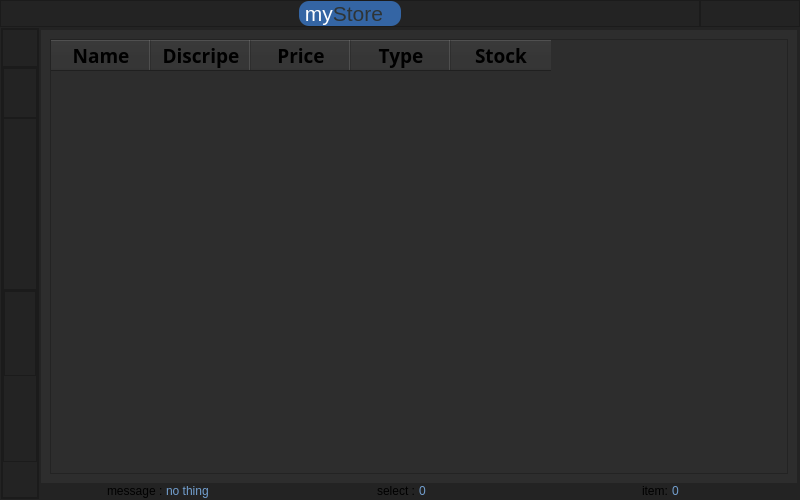
<?xml version="1.0" encoding="UTF-8"?>
<ui version="4.0">
 <class>MainWindow</class>
 <widget class="QMainWindow" name="MainWindow">
  <property name="geometry">
   <rect>
    <x>0</x>
    <y>0</y>
    <width>800</width>
    <height>500</height>
   </rect>
  </property>
  <property name="minimumSize">
   <size>
    <width>800</width>
    <height>500</height>
   </size>
  </property>
  <property name="windowTitle">
   <string>MainWindow</string>
  </property>
  <widget class="QWidget" name="centralwidget">
   <property name="styleSheet">
    <string notr="true">background-color: rgb(45, 45, 45);</string>
   </property>
   <layout class="QVBoxLayout" name="verticalLayout">
    <property name="spacing">
     <number>0</number>
    </property>
    <property name="leftMargin">
     <number>0</number>
    </property>
    <property name="topMargin">
     <number>0</number>
    </property>
    <property name="rightMargin">
     <number>0</number>
    </property>
    <property name="bottomMargin">
     <number>0</number>
    </property>
    <item>
     <widget class="QFrame" name="top_fram">
      <property name="maximumSize">
       <size>
        <width>16777215</width>
        <height>32</height>
       </size>
      </property>
      <property name="styleSheet">
       <string notr="true">background-color: rgb(35, 35, 35);</string>
      </property>
      <property name="frameShape">
       <enum>QFrame::NoFrame</enum>
      </property>
      <property name="frameShadow">
       <enum>QFrame::Raised</enum>
      </property>
      <layout class="QHBoxLayout" name="horizontalLayout">
       <property name="spacing">
        <number>0</number>
       </property>
       <property name="leftMargin">
        <number>0</number>
       </property>
       <property name="topMargin">
        <number>0</number>
       </property>
       <property name="rightMargin">
        <number>0</number>
       </property>
       <property name="bottomMargin">
        <number>0</number>
       </property>
       <item>
        <widget class="QFrame" name="frame_3">
         <property name="frameShape">
          <enum>QFrame::StyledPanel</enum>
         </property>
         <property name="frameShadow">
          <enum>QFrame::Raised</enum>
         </property>
         <layout class="QHBoxLayout" name="horizontalLayout_8">
          <property name="spacing">
           <number>0</number>
          </property>
          <property name="leftMargin">
           <number>0</number>
          </property>
          <property name="topMargin">
           <number>0</number>
          </property>
          <property name="rightMargin">
           <number>0</number>
          </property>
          <property name="bottomMargin">
           <number>0</number>
          </property>
          <item alignment="Qt::AlignHCenter">
           <widget class="QLabel" name="label_4">
            <property name="styleSheet">
             <string notr="true">background-color: rgb(52, 101, 164);
border-radius:10px;
</string>
            </property>
            <property name="text">
             <string>&lt;html&gt;&lt;head/&gt;&lt;body&gt;&lt;p&gt;&lt;span style=&quot; font-size:16pt; color:#ffffff;&quot;&gt;&amp;nbsp;my&lt;/span&gt;&lt;span style=&quot; font-size:16pt; color:#2e3436;&quot;&gt;Store &amp;nbsp;&amp;nbsp;&lt;/span&gt;&lt;/p&gt;&lt;/body&gt;&lt;/html&gt;</string>
            </property>
           </widget>
          </item>
         </layout>
        </widget>
       </item>
       <item>
        <widget class="QFrame" name="frame">
         <property name="enabled">
          <bool>true</bool>
         </property>
         <property name="maximumSize">
          <size>
           <width>100</width>
           <height>16777215</height>
          </size>
         </property>
         <property name="styleSheet">
          <string notr="true">QPushButton:hover{
	background-color: rgb(0, 92, 157);
}</string>
         </property>
         <property name="frameShape">
          <enum>QFrame::StyledPanel</enum>
         </property>
         <property name="frameShadow">
          <enum>QFrame::Raised</enum>
         </property>
         <layout class="QHBoxLayout" name="horizontalLayout_3">
          <property name="spacing">
           <number>0</number>
          </property>
          <property name="leftMargin">
           <number>0</number>
          </property>
          <property name="topMargin">
           <number>0</number>
          </property>
          <property name="rightMargin">
           <number>0</number>
          </property>
          <property name="bottomMargin">
           <number>0</number>
          </property>
          <item>
           <widget class="QPushButton" name="min_button">
            <property name="maximumSize">
             <size>
              <width>33</width>
              <height>32</height>
             </size>
            </property>
            <property name="styleSheet">
             <string notr="true">border:0px;
</string>
            </property>
            <property name="text">
             <string/>
            </property>
            <property name="icon">
             <iconset>
              <normaloff>cil-window-minimize.png</normaloff>cil-window-minimize.png</iconset>
            </property>
           </widget>
          </item>
          <item>
           <widget class="QPushButton" name="max_button">
            <property name="maximumSize">
             <size>
              <width>33</width>
              <height>32</height>
             </size>
            </property>
            <property name="styleSheet">
             <string notr="true">border:0px;
</string>
            </property>
            <property name="text">
             <string/>
            </property>
            <property name="icon">
             <iconset>
              <normaloff>cil-window-maximize.png</normaloff>cil-window-maximize.png</iconset>
            </property>
           </widget>
          </item>
          <item>
           <widget class="QPushButton" name="close_button">
            <property name="enabled">
             <bool>true</bool>
            </property>
            <property name="maximumSize">
             <size>
              <width>33</width>
              <height>32</height>
             </size>
            </property>
            <property name="styleSheet">
             <string notr="true">QPushButton{
border:0px;
}
QPushButton:hover{
background-color: rgb(250,0 , 0);
}
</string>
            </property>
            <property name="icon">
             <iconset>
              <normaloff>cil-x.png</normaloff>cil-x.png</iconset>
            </property>
           </widget>
          </item>
         </layout>
        </widget>
       </item>
      </layout>
     </widget>
    </item>
    <item>
     <widget class="QFrame" name="main_fram">
      <property name="styleSheet">
       <string notr="true">background-color: rgb(45, 45, 45);</string>
      </property>
      <property name="frameShape">
       <enum>QFrame::StyledPanel</enum>
      </property>
      <property name="frameShadow">
       <enum>QFrame::Raised</enum>
      </property>
      <layout class="QHBoxLayout" name="horizontalLayout_2" stretch="0,0">
       <property name="spacing">
        <number>0</number>
       </property>
       <property name="leftMargin">
        <number>0</number>
       </property>
       <property name="topMargin">
        <number>0</number>
       </property>
       <property name="rightMargin">
        <number>0</number>
       </property>
       <property name="bottomMargin">
        <number>0</number>
       </property>
       <item>
        <widget class="QFrame" name="left_fram">
         <property name="maximumSize">
          <size>
           <width>55</width>
           <height>16777215</height>
          </size>
         </property>
         <property name="styleSheet">
          <string notr="true">background-color: rgb(35, 35, 35);</string>
         </property>
         <property name="frameShape">
          <enum>QFrame::StyledPanel</enum>
         </property>
         <property name="frameShadow">
          <enum>QFrame::Raised</enum>
         </property>
         <layout class="QVBoxLayout" name="verticalLayout_2">
          <property name="spacing">
           <number>0</number>
          </property>
          <property name="leftMargin">
           <number>0</number>
          </property>
          <property name="topMargin">
           <number>0</number>
          </property>
          <property name="rightMargin">
           <number>0</number>
          </property>
          <property name="bottomMargin">
           <number>0</number>
          </property>
          <item>
           <widget class="QFrame" name="frame_2">
            <property name="maximumSize">
             <size>
              <width>16777215</width>
              <height>38</height>
             </size>
            </property>
            <property name="frameShape">
             <enum>QFrame::StyledPanel</enum>
            </property>
            <property name="frameShadow">
             <enum>QFrame::Raised</enum>
            </property>
            <layout class="QHBoxLayout" name="horizontalLayout_4">
             <property name="spacing">
              <number>0</number>
             </property>
             <property name="leftMargin">
              <number>0</number>
             </property>
             <property name="topMargin">
              <number>0</number>
             </property>
             <property name="rightMargin">
              <number>0</number>
             </property>
             <property name="bottomMargin">
              <number>0</number>
             </property>
             <item>
              <widget class="QPushButton" name="toggel_button">
               <property name="maximumSize">
                <size>
                 <width>130</width>
                 <height>35</height>
                </size>
               </property>
               <property name="styleSheet">
                <string notr="true">QPushButton{
border:0px;
}
QPushButton:hover{
background-color: rgb(0, 92, 157);
}</string>
               </property>
               <property name="text">
                <string/>
               </property>
               <property name="icon">
                <iconset>
                 <normaloff>cil-menu.png</normaloff>cil-menu.png</iconset>
               </property>
               <property name="iconSize">
                <size>
                 <width>20</width>
                 <height>20</height>
                </size>
               </property>
              </widget>
             </item>
            </layout>
           </widget>
          </item>
          <item>
           <widget class="QFrame" name="frame_4">
            <property name="frameShape">
             <enum>QFrame::StyledPanel</enum>
            </property>
            <property name="frameShadow">
             <enum>QFrame::Raised</enum>
            </property>
            <layout class="QVBoxLayout" name="verticalLayout_3">
             <property name="spacing">
              <number>0</number>
             </property>
             <property name="leftMargin">
              <number>0</number>
             </property>
             <property name="topMargin">
              <number>0</number>
             </property>
             <property name="rightMargin">
              <number>0</number>
             </property>
             <property name="bottomMargin">
              <number>0</number>
             </property>
             <item>
              <widget class="QFrame" name="frame_6">
               <property name="maximumSize">
                <size>
                 <width>16777215</width>
                 <height>50</height>
                </size>
               </property>
               <property name="frameShape">
                <enum>QFrame::StyledPanel</enum>
               </property>
               <property name="frameShadow">
                <enum>QFrame::Raised</enum>
               </property>
               <layout class="QHBoxLayout" name="horizontalLayout_10">
                <item>
                 <widget class="QLabel" name="label_5">
                  <property name="text">
                   <string/>
                  </property>
                 </widget>
                </item>
               </layout>
              </widget>
             </item>
             <item>
              <widget class="QFrame" name="frame_7">
               <property name="maximumSize">
                <size>
                 <width>16777215</width>
                 <height>200</height>
                </size>
               </property>
               <property name="styleSheet">
                <string notr="true">color:white;</string>
               </property>
               <property name="frameShape">
                <enum>QFrame::StyledPanel</enum>
               </property>
               <property name="frameShadow">
                <enum>QFrame::Raised</enum>
               </property>
               <layout class="QVBoxLayout" name="verticalLayout_4">
                <property name="spacing">
                 <number>0</number>
                </property>
                <property name="leftMargin">
                 <number>0</number>
                </property>
                <property name="topMargin">
                 <number>0</number>
                </property>
                <property name="rightMargin">
                 <number>0</number>
                </property>
                <property name="bottomMargin">
                 <number>0</number>
                </property>
                <item>
                 <widget class="QPushButton" name="button_product">
                  <property name="maximumSize">
                   <size>
                    <width>130</width>
                    <height>35</height>
                   </size>
                  </property>
                  <property name="styleSheet">
                   <string notr="true">QPushButton{
border:0px;
}
QPushButton:hover{
background-color: rgb(0, 92, 157);
}</string>
                  </property>
                  <property name="text">
                   <string/>
                  </property>
                  <property name="icon">
                   <iconset>
                    <normaloff>product.png</normaloff>product.png</iconset>
                  </property>
                  <property name="iconSize">
                   <size>
                    <width>32</width>
                    <height>32</height>
                   </size>
                  </property>
                 </widget>
                </item>
                <item>
                 <widget class="QPushButton" name="button_cart">
                  <property name="maximumSize">
                   <size>
                    <width>130</width>
                    <height>35</height>
                   </size>
                  </property>
                  <property name="styleSheet">
                   <string notr="true">QPushButton{
border:0px;
}
QPushButton:hover{
background-color: rgb(0, 92, 157);
}</string>
                  </property>
                  <property name="text">
                   <string/>
                  </property>
                  <property name="icon">
                   <iconset>
                    <normaloff>cart.png</normaloff>cart.png</iconset>
                  </property>
                  <property name="iconSize">
                   <size>
                    <width>32</width>
                    <height>32</height>
                   </size>
                  </property>
                 </widget>
                </item>
                <item>
                 <widget class="QPushButton" name="button_file">
                  <property name="maximumSize">
                   <size>
                    <width>130</width>
                    <height>35</height>
                   </size>
                  </property>
                  <property name="styleSheet">
                   <string notr="true">QPushButton{
border:0px;
}
QPushButton:hover{
background-color: rgb(0, 92, 157);
}</string>
                  </property>
                  <property name="text">
                   <string/>
                  </property>
                  <property name="icon">
                   <iconset>
                    <normaloff>File.png</normaloff>File.png</iconset>
                  </property>
                  <property name="iconSize">
                   <size>
                    <width>32</width>
                    <height>32</height>
                   </size>
                  </property>
                 </widget>
                </item>
                <item>
                 <widget class="QPushButton" name="button_support">
                  <property name="maximumSize">
                   <size>
                    <width>130</width>
                    <height>35</height>
                   </size>
                  </property>
                  <property name="styleSheet">
                   <string notr="true">QPushButton{
border:0px;
}
QPushButton:hover{
background-color: rgb(0, 92, 157);
}</string>
                  </property>
                  <property name="text">
                   <string/>
                  </property>
                  <property name="icon">
                   <iconset>
                    <normaloff>support.png</normaloff>support.png</iconset>
                  </property>
                  <property name="iconSize">
                   <size>
                    <width>32</width>
                    <height>32</height>
                   </size>
                  </property>
                 </widget>
                </item>
                <item>
                 <widget class="QPushButton" name="bottun_account">
                  <property name="minimumSize">
                   <size>
                    <width>0</width>
                    <height>0</height>
                   </size>
                  </property>
                  <property name="maximumSize">
                   <size>
                    <width>130</width>
                    <height>35</height>
                   </size>
                  </property>
                  <property name="styleSheet">
                   <string notr="true">QPushButton{
border:0px;
color:white;
}
QPushButton:hover{
background-color: rgb(0, 92, 157);
}</string>
                  </property>
                  <property name="text">
                   <string/>
                  </property>
                  <property name="icon">
                   <iconset>
                    <normaloff>User.png</normaloff>User.png</iconset>
                  </property>
                  <property name="iconSize">
                   <size>
                    <width>32</width>
                    <height>32</height>
                   </size>
                  </property>
                 </widget>
                </item>
               </layout>
              </widget>
             </item>
             <item>
              <widget class="QFrame" name="frame_8">
               <property name="frameShape">
                <enum>QFrame::StyledPanel</enum>
               </property>
               <property name="frameShadow">
                <enum>QFrame::Raised</enum>
               </property>
               <layout class="QVBoxLayout" name="verticalLayout_6" stretch="0,0">
                <property name="spacing">
                 <number>0</number>
                </property>
                <property name="leftMargin">
                 <number>0</number>
                </property>
                <property name="topMargin">
                 <number>0</number>
                </property>
                <property name="rightMargin">
                 <number>0</number>
                </property>
                <property name="bottomMargin">
                 <number>0</number>
                </property>
                <item>
                 <widget class="QFrame" name="frame_11">
                  <property name="frameShape">
                   <enum>QFrame::StyledPanel</enum>
                  </property>
                  <property name="frameShadow">
                   <enum>QFrame::Raised</enum>
                  </property>
                 </widget>
                </item>
                <item>
                 <widget class="QFrame" name="frame_12">
                  <property name="maximumSize">
                   <size>
                    <width>16777215</width>
                    <height>85</height>
                   </size>
                  </property>
                  <property name="styleSheet">
                   <string notr="true">border:0px;</string>
                  </property>
                  <property name="frameShape">
                   <enum>QFrame::StyledPanel</enum>
                  </property>
                  <property name="frameShadow">
                   <enum>QFrame::Raised</enum>
                  </property>
                  <layout class="QVBoxLayout" name="verticalLayout_7">
                   <property name="spacing">
                    <number>0</number>
                   </property>
                   <property name="leftMargin">
                    <number>0</number>
                   </property>
                   <property name="topMargin">
                    <number>0</number>
                   </property>
                   <property name="rightMargin">
                    <number>0</number>
                   </property>
                   <property name="bottomMargin">
                    <number>0</number>
                   </property>
                   <item>
                    <widget class="QPushButton" name="button_add">
                     <property name="styleSheet">
                      <string notr="true">QPushButton:hover{
background-color: rgb(0, 92, 157);
}</string>
                     </property>
                     <property name="text">
                      <string/>
                     </property>
                     <property name="icon">
                      <iconset>
                       <normaloff>add_product.png</normaloff>add_product.png</iconset>
                     </property>
                     <property name="iconSize">
                      <size>
                       <width>16</width>
                       <height>28</height>
                      </size>
                     </property>
                    </widget>
                   </item>
                   <item>
                    <widget class="QPushButton" name="button_remove">
                     <property name="styleSheet">
                      <string notr="true">QPushButton:hover{
background-color: rgb(0, 92, 157);
}</string>
                     </property>
                     <property name="text">
                      <string/>
                     </property>
                     <property name="icon">
                      <iconset>
                       <normaloff>remove_product.png</normaloff>remove_product.png</iconset>
                     </property>
                     <property name="iconSize">
                      <size>
                       <width>16</width>
                       <height>28</height>
                      </size>
                     </property>
                    </widget>
                   </item>
                   <item>
                    <widget class="QPushButton" name="button_edit">
                     <property name="styleSheet">
                      <string notr="true">QPushButton:hover{
background-color: rgb(0, 92, 157);
}</string>
                     </property>
                     <property name="text">
                      <string/>
                     </property>
                     <property name="icon">
                      <iconset>
                       <normaloff>edit_product.png</normaloff>edit_product.png</iconset>
                     </property>
                     <property name="iconSize">
                      <size>
                       <width>16</width>
                       <height>28</height>
                      </size>
                     </property>
                    </widget>
                   </item>
                  </layout>
                 </widget>
                </item>
               </layout>
              </widget>
             </item>
             <item>
              <widget class="QFrame" name="frame_5">
               <property name="maximumSize">
                <size>
                 <width>16777215</width>
                 <height>35</height>
                </size>
               </property>
               <property name="frameShape">
                <enum>QFrame::NoFrame</enum>
               </property>
               <property name="frameShadow">
                <enum>QFrame::Raised</enum>
               </property>
               <layout class="QHBoxLayout" name="horizontalLayout_5">
                <property name="spacing">
                 <number>0</number>
                </property>
                <property name="leftMargin">
                 <number>0</number>
                </property>
                <property name="topMargin">
                 <number>0</number>
                </property>
                <property name="rightMargin">
                 <number>0</number>
                </property>
                <property name="bottomMargin">
                 <number>0</number>
                </property>
                <item>
                 <widget class="QPushButton" name="button_setting">
                  <property name="maximumSize">
                   <size>
                    <width>130</width>
                    <height>35</height>
                   </size>
                  </property>
                  <property name="styleSheet">
                   <string notr="true">QPushButton{
border:0px;
}
QPushButton:hover{
background-color: rgb(0, 92, 157);
}</string>
                  </property>
                  <property name="text">
                   <string/>
                  </property>
                  <property name="icon">
                   <iconset>
                    <normaloff>cil-settings.png</normaloff>cil-settings.png</iconset>
                  </property>
                  <property name="iconSize">
                   <size>
                    <width>32</width>
                    <height>32</height>
                   </size>
                  </property>
                 </widget>
                </item>
               </layout>
              </widget>
             </item>
            </layout>
           </widget>
          </item>
         </layout>
        </widget>
       </item>
       <item>
        <widget class="QFrame" name="page">
         <property name="enabled">
          <bool>true</bool>
         </property>
         <property name="cursor">
          <cursorShape>ArrowCursor</cursorShape>
         </property>
         <property name="frameShape">
          <enum>QFrame::StyledPanel</enum>
         </property>
         <property name="frameShadow">
          <enum>QFrame::Raised</enum>
         </property>
         <layout class="QVBoxLayout" name="verticalLayout_5">
          <property name="spacing">
           <number>0</number>
          </property>
          <property name="leftMargin">
           <number>0</number>
          </property>
          <property name="topMargin">
           <number>0</number>
          </property>
          <property name="rightMargin">
           <number>0</number>
          </property>
          <property name="bottomMargin">
           <number>0</number>
          </property>
          <item>
           <widget class="QFrame" name="frame_9">
            <property name="frameShape">
             <enum>QFrame::StyledPanel</enum>
            </property>
            <property name="frameShadow">
             <enum>QFrame::Raised</enum>
            </property>
            <layout class="QHBoxLayout" name="horizontalLayout_7">
             <property name="spacing">
              <number>0</number>
             </property>
             <property name="leftMargin">
              <number>0</number>
             </property>
             <property name="topMargin">
              <number>0</number>
             </property>
             <property name="rightMargin">
              <number>0</number>
             </property>
             <property name="bottomMargin">
              <number>0</number>
             </property>
             <item>
              <widget class="QStackedWidget" name="stackedWidget">
               <property name="currentIndex">
                <number>0</number>
               </property>
               <widget class="QWidget" name="product">
                <layout class="QHBoxLayout" name="horizontalLayout_11">
                 <item>
                  <widget class="QTableWidget" name="mytable">
                   <column>
                    <property name="text">
                     <string>Name</string>
                    </property>
                    <property name="font">
                     <font>
                      <family>Yrsa</family>
                      <pointsize>14</pointsize>
                      <weight>75</weight>
                      <bold>true</bold>
                     </font>
                    </property>
                   </column>
                   <column>
                    <property name="text">
                     <string>Discripe</string>
                    </property>
                    <property name="font">
                     <font>
                      <family>Yrsa</family>
                      <pointsize>14</pointsize>
                      <weight>75</weight>
                      <bold>true</bold>
                     </font>
                    </property>
                   </column>
                   <column>
                    <property name="text">
                     <string>Price</string>
                    </property>
                    <property name="font">
                     <font>
                      <family>Yrsa</family>
                      <pointsize>14</pointsize>
                      <weight>75</weight>
                      <bold>true</bold>
                     </font>
                    </property>
                   </column>
                   <column>
                    <property name="text">
                     <string>Type</string>
                    </property>
                    <property name="font">
                     <font>
                      <family>Yrsa</family>
                      <pointsize>14</pointsize>
                      <weight>75</weight>
                      <bold>true</bold>
                     </font>
                    </property>
                   </column>
                   <column>
                    <property name="text">
                     <string>Stock</string>
                    </property>
                    <property name="font">
                     <font>
                      <family>Yrsa</family>
                      <pointsize>14</pointsize>
                      <weight>75</weight>
                      <bold>true</bold>
                     </font>
                    </property>
                   </column>
                  </widget>
                 </item>
                </layout>
               </widget>
               <widget class="QWidget" name="cart"/>
               <widget class="QWidget" name="file"/>
               <widget class="QWidget" name="about"/>
               <widget class="QWidget" name="account"/>
               <widget class="QWidget" name="setting"/>
              </widget>
             </item>
            </layout>
           </widget>
          </item>
          <item>
           <widget class="QFrame" name="frame_10">
            <property name="maximumSize">
             <size>
              <width>16777215</width>
              <height>20</height>
             </size>
            </property>
            <property name="styleSheet">
             <string notr="true">background-color: rgb(35, 35, 35);</string>
            </property>
            <property name="frameShape">
             <enum>QFrame::NoFrame</enum>
            </property>
            <property name="frameShadow">
             <enum>QFrame::Raised</enum>
            </property>
            <layout class="QHBoxLayout" name="horizontalLayout_6">
             <property name="spacing">
              <number>0</number>
             </property>
             <property name="leftMargin">
              <number>0</number>
             </property>
             <property name="topMargin">
              <number>0</number>
             </property>
             <property name="rightMargin">
              <number>0</number>
             </property>
             <property name="bottomMargin">
              <number>0</number>
             </property>
             <item alignment="Qt::AlignRight">
              <widget class="QLabel" name="label_3">
               <property name="text">
                <string>message : </string>
               </property>
              </widget>
             </item>
             <item>
              <widget class="QLabel" name="label_6">
               <property name="styleSheet">
                <string notr="true">color:#729fcf;</string>
               </property>
               <property name="text">
                <string>no thing</string>
               </property>
              </widget>
             </item>
             <item alignment="Qt::AlignRight">
              <widget class="QLabel" name="label">
               <property name="text">
                <string>select : </string>
               </property>
              </widget>
             </item>
             <item>
              <widget class="QLabel" name="label_8">
               <property name="styleSheet">
                <string notr="true">color:#729fcf;</string>
               </property>
               <property name="text">
                <string>0</string>
               </property>
              </widget>
             </item>
             <item alignment="Qt::AlignRight">
              <widget class="QLabel" name="label_7">
               <property name="text">
                <string>item: </string>
               </property>
              </widget>
             </item>
             <item>
              <widget class="QLabel" name="label_2">
               <property name="styleSheet">
                <string notr="true">color:#729fcf;</string>
               </property>
               <property name="text">
                <string>0</string>
               </property>
              </widget>
             </item>
            </layout>
           </widget>
          </item>
         </layout>
        </widget>
       </item>
      </layout>
     </widget>
    </item>
   </layout>
  </widget>
 </widget>
 <resources/>
 <connections/>
</ui>
